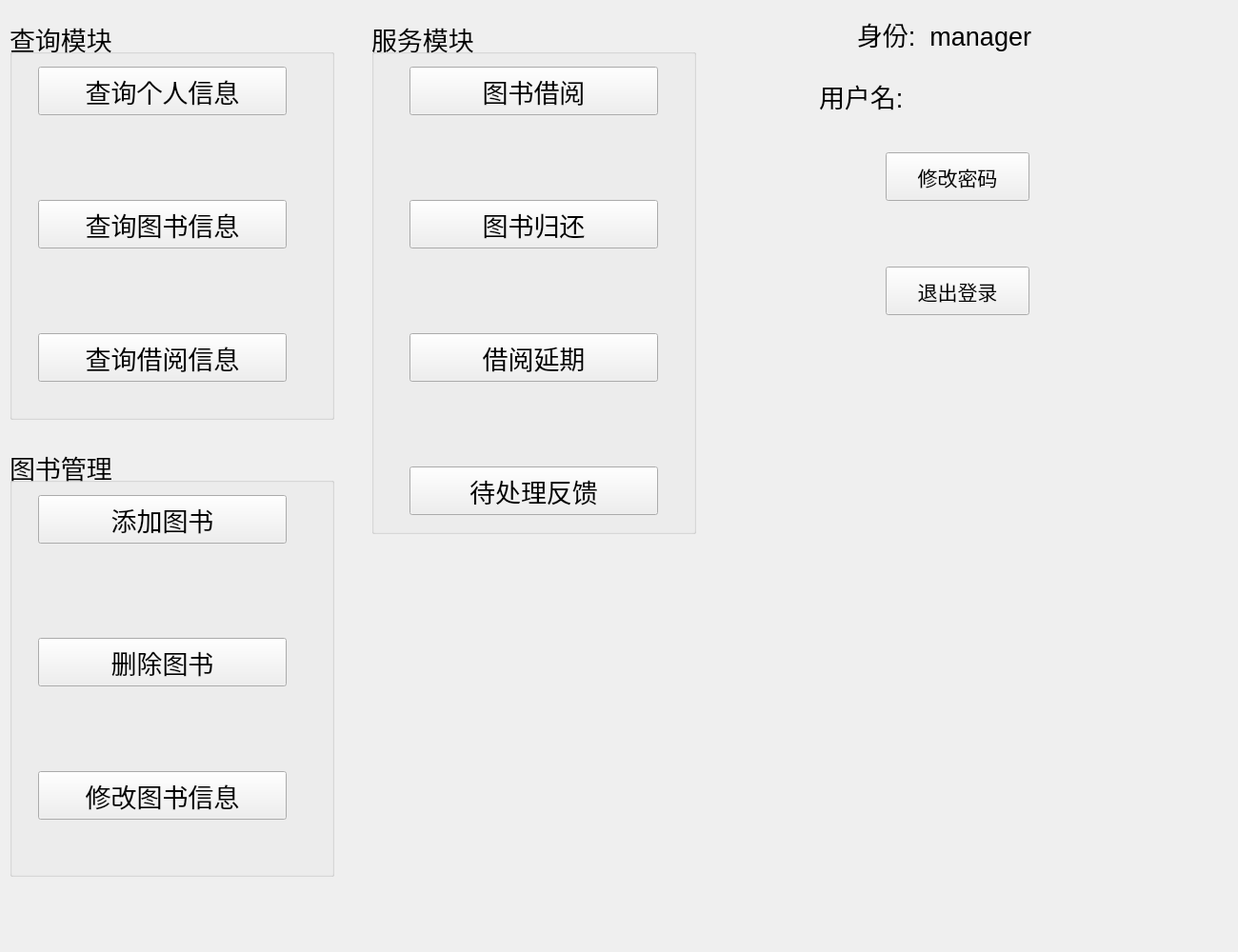
<?xml version="1.0" encoding="UTF-8"?>
<ui version="4.0">
 <class>manager_mainmenu</class>
 <widget class="QWidget" name="manager_mainmenu">
  <property name="geometry">
   <rect>
    <x>0</x>
    <y>0</y>
    <width>1300</width>
    <height>1000</height>
   </rect>
  </property>
  <property name="windowTitle">
   <string>图书管理员菜单</string>
  </property>
  <widget class="QLabel" name="label">
   <property name="geometry">
    <rect>
     <x>900</x>
     <y>10</y>
     <width>361</width>
     <height>51</height>
    </rect>
   </property>
   <property name="font">
    <font>
     <family>Arial</family>
     <pointsize>20</pointsize>
    </font>
   </property>
   <property name="text">
    <string>身份:  manager</string>
   </property>
  </widget>
  <widget class="QLabel" name="label_3">
   <property name="geometry">
    <rect>
     <x>860</x>
     <y>80</y>
     <width>231</width>
     <height>41</height>
    </rect>
   </property>
   <property name="font">
    <font>
     <family>Arial</family>
     <pointsize>20</pointsize>
    </font>
   </property>
   <property name="text">
    <string>用户名:</string>
   </property>
  </widget>
  <widget class="QPushButton" name="logout">
   <property name="geometry">
    <rect>
     <x>930</x>
     <y>280</y>
     <width>151</width>
     <height>51</height>
    </rect>
   </property>
   <property name="font">
    <font>
     <family>Arial</family>
     <pointsize>16</pointsize>
    </font>
   </property>
   <property name="text">
    <string>退出登录</string>
   </property>
  </widget>
  <widget class="QGroupBox" name="groupBox">
   <property name="geometry">
    <rect>
     <x>10</x>
     <y>470</y>
     <width>341</width>
     <height>451</height>
    </rect>
   </property>
   <property name="font">
    <font>
     <family>Arial</family>
     <pointsize>20</pointsize>
    </font>
   </property>
   <property name="title">
    <string>图书管理</string>
   </property>
   <widget class="QPushButton" name="delete_book">
    <property name="geometry">
     <rect>
      <x>30</x>
      <y>200</y>
      <width>261</width>
      <height>51</height>
     </rect>
    </property>
    <property name="font">
     <font>
      <family>Arial</family>
      <pointsize>20</pointsize>
     </font>
    </property>
    <property name="text">
     <string>删除图书</string>
    </property>
   </widget>
   <widget class="QPushButton" name="insert_book">
    <property name="geometry">
     <rect>
      <x>30</x>
      <y>50</y>
      <width>261</width>
      <height>51</height>
     </rect>
    </property>
    <property name="font">
     <font>
      <family>Arial</family>
      <pointsize>20</pointsize>
     </font>
    </property>
    <property name="text">
     <string>添加图书</string>
    </property>
   </widget>
   <widget class="QPushButton" name="update_book">
    <property name="geometry">
     <rect>
      <x>30</x>
      <y>340</y>
      <width>261</width>
      <height>51</height>
     </rect>
    </property>
    <property name="font">
     <font>
      <family>Arial</family>
      <pointsize>20</pointsize>
     </font>
    </property>
    <property name="text">
     <string>修改图书信息</string>
    </property>
   </widget>
  </widget>
  <widget class="QGroupBox" name="groupBox_2">
   <property name="geometry">
    <rect>
     <x>10</x>
     <y>20</y>
     <width>341</width>
     <height>421</height>
    </rect>
   </property>
   <property name="font">
    <font>
     <family>Arial</family>
     <pointsize>20</pointsize>
    </font>
   </property>
   <property name="title">
    <string>查询模块</string>
   </property>
   <widget class="QPushButton" name="query_book">
    <property name="geometry">
     <rect>
      <x>30</x>
      <y>190</y>
      <width>261</width>
      <height>51</height>
     </rect>
    </property>
    <property name="font">
     <font>
      <family>Arial</family>
      <pointsize>20</pointsize>
     </font>
    </property>
    <property name="text">
     <string>查询图书信息</string>
    </property>
   </widget>
   <widget class="QPushButton" name="query_borrow">
    <property name="geometry">
     <rect>
      <x>30</x>
      <y>330</y>
      <width>261</width>
      <height>51</height>
     </rect>
    </property>
    <property name="font">
     <font>
      <family>Arial</family>
      <pointsize>20</pointsize>
     </font>
    </property>
    <property name="text">
     <string>查询借阅信息</string>
    </property>
   </widget>
   <widget class="QPushButton" name="query_manager">
    <property name="geometry">
     <rect>
      <x>30</x>
      <y>50</y>
      <width>261</width>
      <height>51</height>
     </rect>
    </property>
    <property name="font">
     <font>
      <family>Arial</family>
      <pointsize>20</pointsize>
     </font>
    </property>
    <property name="text">
     <string>查询个人信息</string>
    </property>
   </widget>
  </widget>
  <widget class="QGroupBox" name="groupBox_3">
   <property name="geometry">
    <rect>
     <x>390</x>
     <y>20</y>
     <width>341</width>
     <height>541</height>
    </rect>
   </property>
   <property name="font">
    <font>
     <family>Arial</family>
     <pointsize>20</pointsize>
    </font>
   </property>
   <property name="title">
    <string>服务模块</string>
   </property>
   <property name="flat">
    <bool>false</bool>
   </property>
   <widget class="QPushButton" name="borrow_book">
    <property name="geometry">
     <rect>
      <x>40</x>
      <y>50</y>
      <width>261</width>
      <height>51</height>
     </rect>
    </property>
    <property name="font">
     <font>
      <family>Arial</family>
      <pointsize>20</pointsize>
     </font>
    </property>
    <property name="text">
     <string>图书借阅</string>
    </property>
   </widget>
   <widget class="QPushButton" name="selete_opinion">
    <property name="geometry">
     <rect>
      <x>40</x>
      <y>470</y>
      <width>261</width>
      <height>51</height>
     </rect>
    </property>
    <property name="font">
     <font>
      <family>Arial</family>
      <pointsize>20</pointsize>
     </font>
    </property>
    <property name="text">
     <string>待处理反馈</string>
    </property>
   </widget>
   <widget class="QPushButton" name="return_book">
    <property name="geometry">
     <rect>
      <x>40</x>
      <y>190</y>
      <width>261</width>
      <height>51</height>
     </rect>
    </property>
    <property name="font">
     <font>
      <family>Arial</family>
      <pointsize>20</pointsize>
     </font>
    </property>
    <property name="text">
     <string>图书归还</string>
    </property>
   </widget>
   <widget class="QPushButton" name="extend_time">
    <property name="geometry">
     <rect>
      <x>40</x>
      <y>330</y>
      <width>261</width>
      <height>51</height>
     </rect>
    </property>
    <property name="font">
     <font>
      <family>Arial</family>
      <pointsize>20</pointsize>
     </font>
    </property>
    <property name="text">
     <string>借阅延期</string>
    </property>
   </widget>
  </widget>
  <widget class="QLabel" name="manager_name">
   <property name="geometry">
    <rect>
     <x>1020</x>
     <y>80</y>
     <width>211</width>
     <height>41</height>
    </rect>
   </property>
   <property name="font">
    <font>
     <family>Arial</family>
     <pointsize>20</pointsize>
    </font>
   </property>
   <property name="text">
    <string/>
   </property>
  </widget>
  <widget class="QPushButton" name="change_password">
   <property name="geometry">
    <rect>
     <x>930</x>
     <y>160</y>
     <width>151</width>
     <height>51</height>
    </rect>
   </property>
   <property name="font">
    <font>
     <family>Arial</family>
     <pointsize>16</pointsize>
    </font>
   </property>
   <property name="text">
    <string>修改密码</string>
   </property>
  </widget>
 </widget>
 <resources/>
 <connections/>
</ui>
